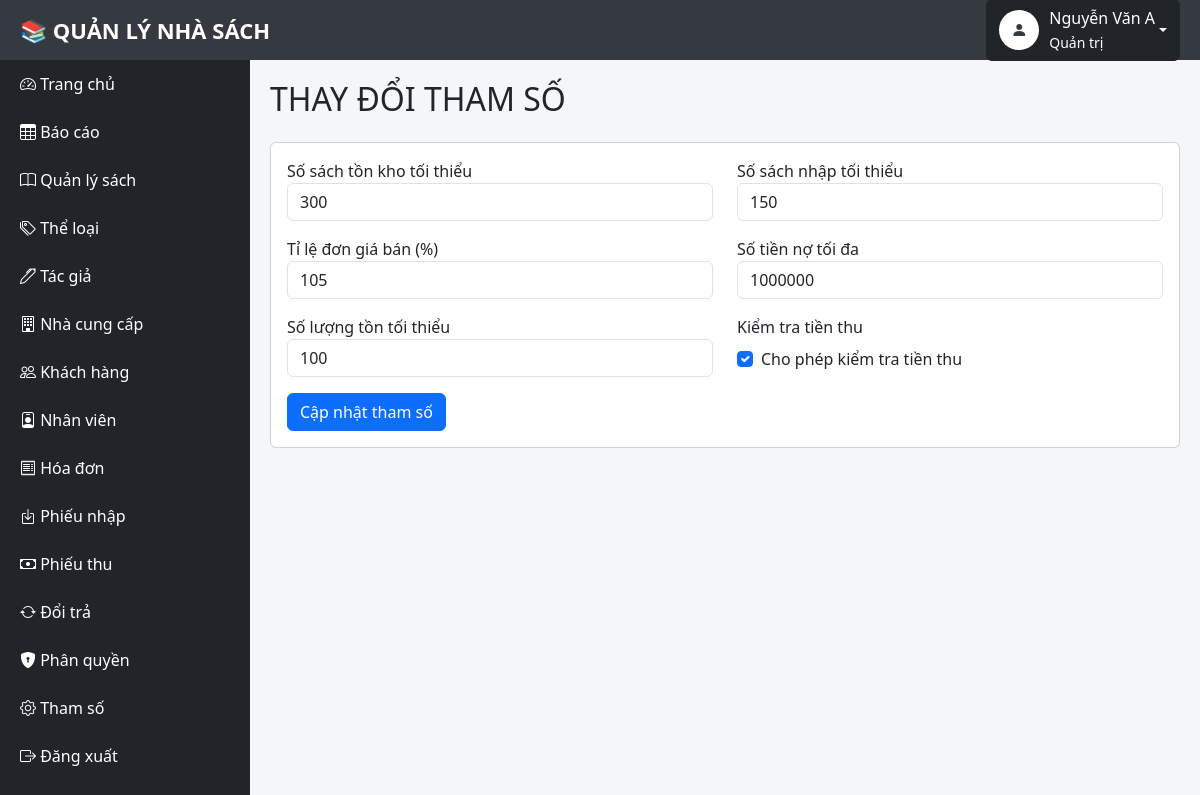
The app's page /thamso/index.php (signed in) with its own data.
### tables this page shows
CREATE TABLE `thamso` (
  `SoSachTonKhoToiThieu` int(11) DEFAULT NULL,
  `SoSachNhapToiThieu` int(11) DEFAULT NULL,
  `TiLeDonGiaBan` int(11) DEFAULT NULL,
  `SoTienNoToiDa` int(11) DEFAULT NULL,
  `SoLuongTonToiThieu` int(11) DEFAULT NULL,
  `KiemTraTienThu` tinyint(1) DEFAULT NULL
);

### thamso/index.php (the view, shortened to what this page needs)
<?php
include("../layout/header.php");
include("../layout/sidebar.php");
$getThamSo = mysqli_query($conn, "
SELECT *
FROM THAMSO
LIMIT 1
");
$ts = mysqli_fetch_assoc($getThamSo);
?>
<div class="content">
<h2 class="mb-4">
    THAY ĐỔI THAM SỐ
</h2>
<form method="POST">
<div class="card">
<div class="card-body">
<div class="row">
<div class="col-md-6 mb-3">
<label>
    Số sách tồn kho tối thiểu
</label>
<input
type="number"
name="SoSachTonKhoToiThieu"
class="form-control"
value="<?= $ts['SoSachTonKhoToiThieu'] ?>"
required>
</div>
<div class="col-md-6 mb-3">
<label>
    Số sách nhập tối thiểu
</label>
<input
type="number"
name="SoSachNhapToiThieu"
class="form-control"
value="<?= $ts['SoSachNhapToiThieu'] ?>"
required>
</div>
<div class="col-md-6 mb-3">
<label>
    Tỉ lệ đơn giá bán (%)
</label>
<input
type="number"
name="TiLeDonGiaBan"
class="form-control"
value="<?= $ts['TiLeDonGiaBan'] ?>"
required>
</div>
<div class="col-md-6 mb-3">
<label>
    Số tiền nợ tối đa
</label>
<input
type="number"
name="SoTienNoToiDa"
class="form-control"
value="<?= $ts['SoTienNoToiDa'] ?>"
required>
</div>
<div class="col-md-6 mb-3">
<label>
    Số lượng tồn tối thiểu
</label>
<input
type="number"
name="SoLuongTonToiThieu"
class="form-control"
value="<?= $ts['SoLuongTonToiThieu'] ?>"
required>
</div>
<div class="col-md-6 mb-3">
<label class="d-block">
    Kiểm tra tiền thu
</label>
<div class="form-check mt-2">
<input
type="checkbox"
name="KiemTraTienThu"
class="form-check-input"
id="kiemtra"
<?= $ts['KiemTraTienThu'] ? "checked" : "" ?>
>
<label
class="form-check-label"
for="kiemtra">
    Cho phép kiểm tra tiền thu
</label>
</div>
</div>
</div>
<button
type="submit"
name="capnhat"
class="btn btn-primary">
    Cập nhật tham số
</button>
</div>
</div>
</form>
</div>
<?php
include("../layout/footer.php");
?>

### layout/header.php (style rules this page uses)
body { margin:0; background:#f4f6f9; }
.content { margin-left:250px; margin-top:60px; padding:20px; }

### records on screen
thamso: SoSachTonKhoToiThieu "300", SoSachNhapToiThieu "150", TiLeDonGiaBan "105", SoTienNoToiDa "1000000", SoLuongTonToiThieu "100", KiemTraTienThu "☑"

### other values on screen
$_SESSION['user']['TenNV'] "Nguyễn Văn A"
$_SESSION['user']['TenNhomNguoiDung'] "Quản trị"
